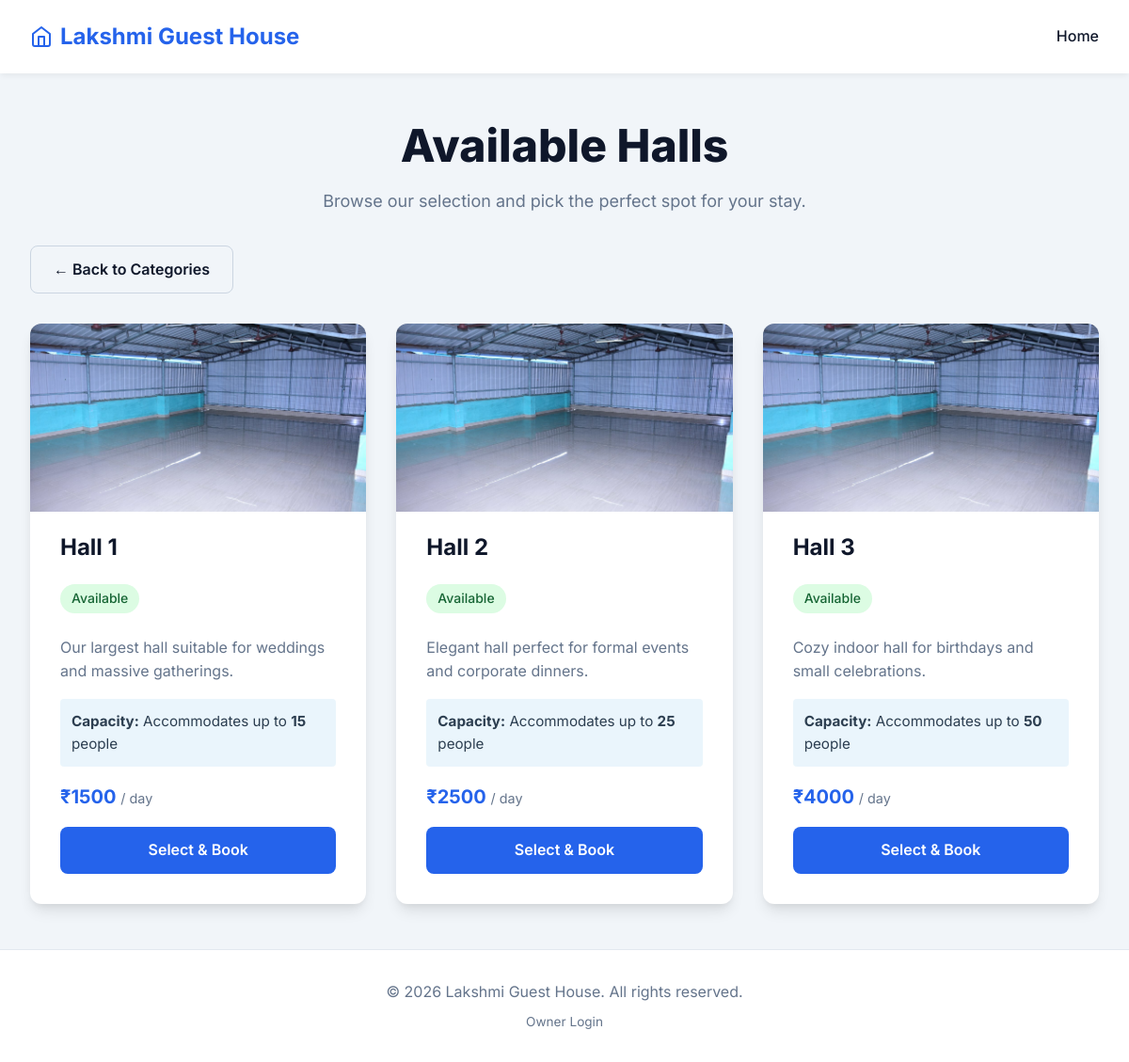
The page /category/Hall on the database its author committed.
### app.py (models this page shows)
class Accommodation(db.Model):
    id = db.Column(db.Integer, primary_key=True)
    name = db.Column(db.String(100), nullable=False) # e.g. "Room 1", "Hall 1"
    type = db.Column(db.String(50), nullable=False)  # Hall, Cottage, Room
    description = db.Column(db.Text, nullable=True)
    price = db.Column(db.Float, nullable=False)
    image_filenames = db.Column(db.Text, nullable=True)
    is_closed = db.Column(db.Boolean, default=False)
    max_people = db.Column(db.Integer, default=1)  # Number of people accommodation
    facilities = db.Column(db.Text, nullable=True)  # Comma-separated: AC,TV,Heater

### app.py (the view)
@app.route('/category/<string:acc_type>')
def category_view(acc_type):
    accommodations = Accommodation.query.filter_by(type=acc_type).all()
    today = datetime.now().date()
    for acc in accommodations:
        if acc.is_closed:
            acc.is_available_today = False
        else:
            is_booked = Booking.query.filter(
                Booking.accommodation_id == acc.id,
                Booking.status == 'Approved',
                Booking.check_out >= today
            ).first()
            acc.is_available_today = not bool(is_booked)
    return render_template('category.html', accommodations=accommodations, acc_type=acc_type)

### templates/category.html (shortened to what this page needs)
{% extends 'base.html' %}
{% block content %}
<div class="hero" style="margin-bottom: 2rem;">
    <h1>Available {{ acc_type }}s</h1>
    <p>Browse our selection and pick the perfect spot for your stay.</p>
</div>
<div style="margin-bottom: 2rem;">
    <a href="{{ url_for('index') }}" class="btn btn-secondary" style="width: auto;">&larr; Back to Categories</a>
</div>
<div class="accommodations-grid">
    {% for acc in accommodations %}
    <div class="card">
        <div class="card-image-wrapper">
            <img src="{{ url_for('static', filename='images/' ~ acc.image_filenames.split(',')[0]) }}" alt="{{ acc.name }}" class="card-image">
        </div>
        <div class="card-header">
            <h2 class="card-title">{{ acc.name }}</h2>
            {% if acc.is_closed %}
                <span class="card-badge unavailable-badge" style="background: #e74c3c;">Unavailable</span>
            {% elif acc.is_available_today %}
                <span class="card-badge available-badge">Available</span>
            {% else %}
                <span class="card-badge unavailable-badge">Booked Today</span>
            {% endif %}
        </div>
        <div class="card-body">
            <p>{{ acc.description }}</p>
            {% if acc.max_people %}
            <div style="padding: 0.75rem; background: rgba(52, 152, 219, 0.1); border-radius: 4px; margin-bottom: 1rem; font-size: 0.95rem; color: #2c3e50;">
                <strong>Capacity:</strong> Accommodates up to <strong>{{ acc.max_people }}</strong> {{ 'person' if acc.max_people == 1 else 'people' }}
            </div>
            {% endif %}
            <div class="price-tag">₹{{ "%.0f"|format(acc.price) }} <span style="font-size: 0.9rem; font-weight: normal; color: var(--text-light);">/ day</span></div>
            {% if acc.is_closed %}
                <button class="btn" disabled style="background: var(--text-light); cursor: not-allowed; opacity: 0.7;">Currently Unavailable</button>
            {% elif not acc.is_available_today %}
                <button class="btn" disabled style="background: var(--text-light); cursor: not-allowed; opacity: 0.7;">Already Booked</button>
            {% else %}
                <a href="{{ url_for('book', acc_id=acc.id) }}" class="btn">Select & Book</a>
            {% endif %}
        </div>
    </div>
    {% endfor %}
</div>
{% endblock %}

### static/css/style.css (style rules this page uses)
:root { --primary-color: #2563eb; --primary-hover: #1d4ed8; --secondary-color: #f8fafc; --text-dark: #0f172a; --text-light: #64748b; --bg-color: #f1f5f9; --card-bg: #ffffff; --border-radius: 12px; --box-shadow: 0 10px 15px -3px rgba(0, 0, 0, 0.1), 0 4px 6px -2px rgba(0, 0, 0, 0.05); --transition: all 0.3s ease; }
* { box-sizing: border-box; margin: 0; padding: 0; }
body { font-family: 'Inter', sans-serif; background-color: var(--bg-color); color: var(--text-dark); line-height: 1.6; min-height: 100vh; display: flex; flex-direction: column; }
h1, h2, h3 { line-height: 1.2; margin-bottom: 1rem; }
.hero { text-align: center; margin-bottom: 4rem; }
.hero h1 { font-size: 3rem; font-weight: 800; color: var(--text-dark); margin-bottom: 1rem; }
.hero p { font-size: 1.125rem; color: var(--text-light); max-width: 600px; margin: 0 auto; }
.accommodations-grid { display: grid; grid-template-columns: repeat(auto-fit, minmax(300px, 1fr)); gap: 2rem; }
.card { background-color: var(--card-bg); border-radius: var(--border-radius); padding: 2rem; box-shadow: var(--box-shadow); transition: var(--transition); display: flex; flex-direction: column; overflow: hidden; }
.card-image-wrapper { height: 200px; overflow: hidden; margin: -2rem -2rem 1.5rem -2rem; }
.card-image { width: 100%; height: 100%; object-fit: cover; transition: transform 0.3s ease; }
.card-header { margin-bottom: 1.5rem; }
.card-title { font-size: 1.5rem; font-weight: 700; color: var(--text-dark); }
.card-badge { display: inline-block; background-color: var(--primary-color); color: white; padding: 0.25rem 0.75rem; border-radius: 9999px; font-size: 0.875rem; font-weight: 500; margin-top: 0.5rem; }
.available-badge { background-color: #dcfce3; color: #166534; }
.price-tag { font-size: 1.25rem; font-weight: 700; color: var(--primary-color); margin-bottom: 1rem; }
.card-body { flex: 1; }
.card-body p { color: var(--text-light); margin-bottom: 1rem; }
.btn { display: inline-block; background-color: var(--primary-color); color: white; padding: 0.75rem 1.5rem; border-radius: 8px; text-decoration: none; font-weight: 600; text-align: center; transition: var(--transition); border: none; cursor: pointer; width: 100%; }
.btn-secondary { background-color: transparent; color: var(--text-dark); border: 1px solid #cbd5e1; }

### rows shown on the page
Accommodation: name "Hall 1", is_closed "Available", description "Our largest hall suitable for weddings and massive gatherings.", max_people "15", max_people "people", price "1500"
Accommodation: name "Hall 2", is_closed "Available", description "Elegant hall perfect for formal events and corporate dinners.", max_people "25", max_people "people", price "2500"
Accommodation: name "Hall 3", is_closed "Available", description "Cozy indoor hall for birthdays and small celebrations.", max_people "50", max_people "people", price "4000"

### other values the page prints
{{ acc_type }} "Hall"
